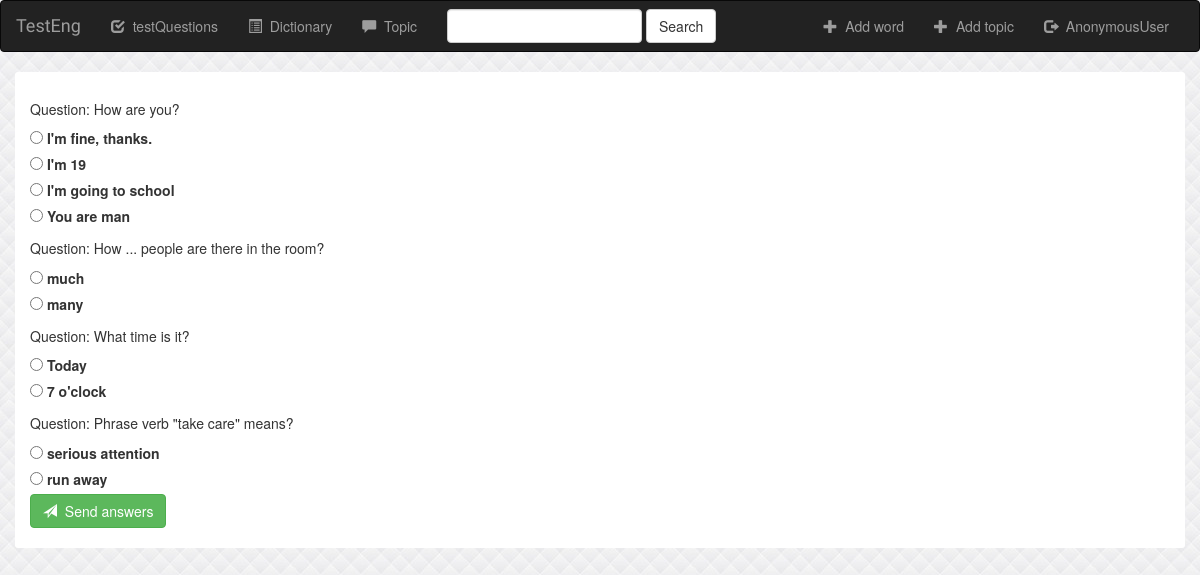
The app's page /testEng/testing/ with its own data.
### testEng/models.py (models this page shows, shortened)
class testQuestion(models.Model):
    question = models.CharField(max_length=1000)
    multichoice = models.BooleanField()
    def __str__(self):
        return self.question

class optionAnswer(models.Model):
    id_question = models.ForeignKey(testQuestion, on_delete=models.CASCADE)
    content = models.CharField(max_length=1000)
    isCorrect = models.BooleanField()

### testEng/views.py (the view)
def gettest(request):
    questions = testQuestion.objects.all()
    optionAnswers = optionAnswer.objects.all()
    return render(request, 'testEng/testing.html', {'all_questions' : questions, 'optionAnswers':optionAnswers, 'username' : request.user})

### testEng/templates/testEng/testing.html (shortened to what this page needs)
{% extends 'testEng/base.html' %}
{% block body %}
<div class="container">
<form action="{% url 'testEng:index'%}" method="post">
    <form action="">
     {% for quest in all_questions %}
        <h5> Question: {{quest.question }}</h5>
        {% for ans in optionAnswers %}
            {% if ans.id_question == quest %}
                <input type="radio" name="{{ans.id_question }}" id="choice{{ forloop.counter }}" value="{{ ans.isCorrect }}" />
                <label for="choice{{ forloop.counter }}">{{ ans.content }}</label><br />
            {% endif %}
        {% endfor %}
     {% endfor %}
        <button type="submit" class="btn btn-success" onclick="showAnswer()">
            <span class="glyphicon glyphicon-send"></span>&nbsp; Send answers
        </button>
    </form>
</form>
</div>
{% endblock %}

### testEng/static/testEng/style.css (style rules this page uses)
body { background: white url("images/background2.jpg"); }
.container { background: white; border-radius:3px; padding:20px 50px; }

### records on screen
testQuestion: question "How are you?"
optionAnswer: content "I'm fine, thanks."
optionAnswer: content "I'm 19"
optionAnswer: content "I'm going to school"
optionAnswer: content "You are man"
testQuestion: question "How ... people are there in the room?"
optionAnswer: content "much"
optionAnswer: content "many"
testQuestion: question "What time is it?"
optionAnswer: content "Today"
optionAnswer: content "7 o'clock"
testQuestion: question "Phrase verb \"take care\" means?"
optionAnswer: content "serious attention"
optionAnswer: content "run away"

### other values on screen
{{ username }} "AnonymousUser"
